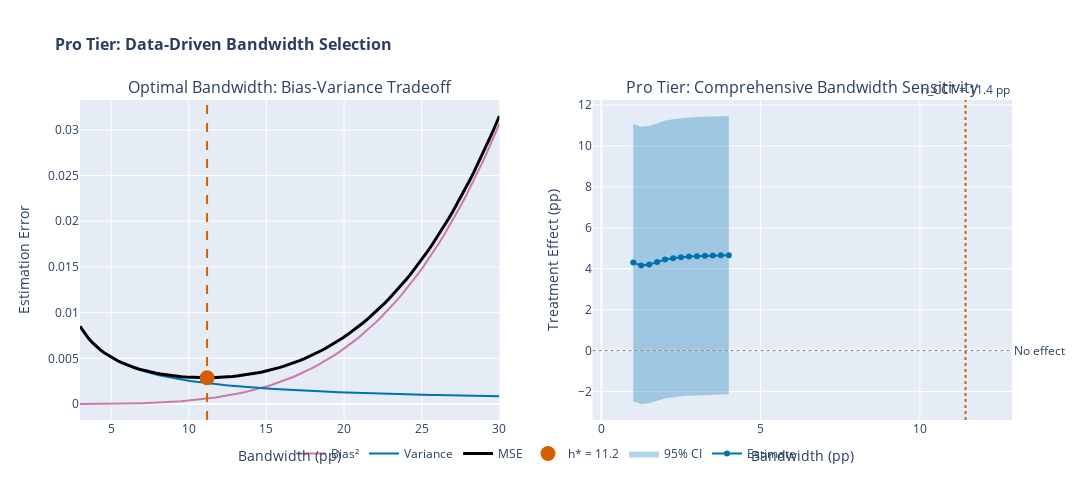

The cell this chart's notebook holds for it:
### Code cell
# =============================================================================
# Visualize Pro Tier Features
# =============================================================================

fig = make_subplots(rows=1, cols=2, subplot_titles=(
    'Optimal Bandwidth: Bias-Variance Tradeoff',
    'Pro Tier: Comprehensive Bandwidth Sensitivity'
))

# 1. Bandwidth selection: Bias-variance tradeoff
h_range = np.linspace(3, 30, 100)

# Simulate bias and variance curves
bias_sq = (h_range / bw_result.h_ik)**4 * 0.001  # Bias² grows with h^4
variance = (bw_result.h_ik / h_range)**1 * 0.002  # Variance shrinks with h
mse = bias_sq + variance

fig.add_trace(
    go.Scatter(x=h_range, y=bias_sq, mode='lines',
               line=dict(color=CUTOFF_COLOR, width=2),
               name='Bias²'),
    row=1, col=1
)
fig.add_trace(
    go.Scatter(x=h_range, y=variance, mode='lines',
               line=dict(color=CONTROL_COLOR, width=2),
               name='Variance'),
    row=1, col=1
)
fig.add_trace(
    go.Scatter(x=h_range, y=mse, mode='lines',
               line=dict(color='black', width=3),
               name='MSE'),
    row=1, col=1
)

# Mark optimal
opt_idx = np.argmin(mse)
fig.add_vline(x=h_range[opt_idx], line_color=TREATED_COLOR, line_width=2, line_dash='dash',
              row=1, col=1)
fig.add_trace(
    go.Scatter(x=[h_range[opt_idx]], y=[mse[opt_idx]], mode='markers',
               marker=dict(color=TREATED_COLOR, size=15),
               name=f'h* = {h_range[opt_idx]:.1f}'),
    row=1, col=1
)

# 2. Robustness check: Many bandwidths
many_bws = np.linspace(0.5, 4.0, 15)
estimates_bw = []
lower_cis = []
upper_cis = []

for bw in many_bws:
    res = local_linear_rdd(df, 'running_var', 'employment_outcome', cutoff, bw)
    estimates_bw.append(res['estimate'])
    lower_cis.append(res['ci'][0])
    upper_cis.append(res['ci'][1])

# Confidence band using fill
fig.add_trace(
    go.Scatter(x=np.concatenate([many_bws, many_bws[::-1]]),
               y=np.concatenate([upper_cis, lower_cis[::-1]]),
               fill='toself', fillcolor='rgba(0, 114, 178, 0.3)',
               line=dict(color='rgba(255,255,255,0)'),
               name='95% CI', showlegend=True),
    row=1, col=2
)

fig.add_trace(
    go.Scatter(x=many_bws, y=estimates_bw, mode='lines+markers',
               line=dict(color=COLORS[0], width=2),
               marker=dict(color=COLORS[0], size=6),
               name='Estimate'),
    row=1, col=2
)

fig.add_hline(y=0, line_color='gray', line_width=1, line_dash='dot',
              annotation_text='No effect', annotation_position='right',
              row=1, col=2)

# Mark optimal bandwidth
fig.add_vline(x=bw_result.h_cct, line_color=TREATED_COLOR, line_width=2, line_dash='dot',
              annotation_text=f'h_CCT = {bw_result.h_cct:.1f} pp', annotation_position='top',
              row=1, col=2)

# Update axes labels
fig.update_xaxes(title_text='Bandwidth (pp)', row=1, col=1)
fig.update_yaxes(title_text='Estimation Error', row=1, col=1)
fig.update_xaxes(title_text='Bandwidth (pp)', row=1, col=2)
fig.update_yaxes(title_text='Treatment Effect (pp)', row=1, col=2)

# Update layout
fig.update_layout(
    title=dict(text='Pro Tier: Data-Driven Bandwidth Selection',
               font=dict(size=16, weight='bold')),
    height=500, width=1100,
    showlegend=True,
    legend=dict(orientation='h', yanchor='bottom', y=-0.15, xanchor='center', x=0.5)
)

fig.show()

### Figure 1 — Plotly figure (JSON) as saved in the notebook; plotly's stock layout.template omitted (floating-point values rounded to 4 significant figures)
{"data": [{"line": {"color": "#CC79A7", "width": 2}, "mode": "lines", "name": "Bias²", "type": "scatter", "x": [3.0, 3.273, 3.545, 3.818, 4.091, 4.364, 4.636, 4.909, 5.182, 5.455, 5.727, 6.0, 6.273, 6.545, 6.818, 7.091, 7.364, 7.636, 7.909, 8.182, 8.455, 8.727, 9.0, 9.273, 9.545, 9.818, 10.09, 10.36, 10.64, 10.91, 11.18, 11.45, 11.73, 12.0, 12.27, 12.55, 12.82, 13.09, 13.36, 13.64, 13.91, 14.18, 14.45, 14.73, 15.0, 15.27, 15.55, 15.82, 16.09, 16.36, 16.64, 16.91, 17.18, 17.45, 17.73, 18.0, 18.27, 18.55, 18.82, 19.09, 19.36, 19.64, 19.91, 20.18, 20.45, 20.73, 21.0, 21.27, 21.55, 21.82, 22.09, 22.36, 22.64, 22.91, 23.18, 23.45, 23.73, 24.0, 24.27, 24.55, 24.82, 25.09, 25.36, 25.64, 25.91, 26.18, 26.45, 26.73, 27.0, 27.27, 27.55, 27.82, 28.09, 28.36, 28.64, 28.91, 29.18, 29.45, 29.73, 30.0], "xaxis": "x", "y": [3.067e-06, 4.343e-06, 5.982e-06, 8.047e-06, 1.06e-05, 1.373e-05, 1.749e-05, 2.199e-05, 2.73e-05, 3.351e-05, 4.074e-05, 4.907e-05, 5.861e-05, 6.949e-05, 8.182e-05, 9.572e-05, 0.0001113, 0.0001287, 0.0001481, 0.0001697, 0.0001934, 0.0002196, 0.0002484, 0.0002799, 0.0003143, 0.0003518, 0.0003926, 0.0004367, 0.0004846, 0.0005362, 0.0005919, 0.0006518, 0.0007161, 0.0007851, 0.0008589, 0.0009378, 0.001022, 0.001112, 0.001207, 0.001309, 0.001417, 0.001531, 0.001653, 0.001781, 0.001917, 0.00206, 0.002211, 0.00237, 0.002538, 0.002715, 0.0029, 0.003095, 0.0033, 0.003514, 0.003739, 0.003974, 0.004221, 0.004479, 0.004748, 0.005029, 0.005323, 0.005629, 0.005948, 0.006281, 0.006627, 0.006988, 0.007363, 0.007753, 0.008158, 0.008579, 0.009016, 0.00947, 0.009941, 0.01043, 0.01093, 0.01146, 0.012, 0.01256, 0.01314, 0.01374, 0.01436, 0.01501, 0.01567, 0.01635, 0.01706, 0.01779, 0.01854, 0.01932, 0.02012, 0.02095, 0.0218, 0.02267, 0.02357, 0.0245, 0.02546, 0.02644, 0.02746, 0.0285, 0.02957, 0.03067], "yaxis": "y"}, {"line": {"color": "#0072B2", "width": 2}, "mode": "lines", "name": "Variance", "type": "scatter", "x": [3.0, 3.273, 3.545, 3.818, 4.091, 4.364, 4.636, 4.909, 5.182, 5.455, 5.727, 6.0, 6.273, 6.545, 6.818, 7.091, 7.364, 7.636, 7.909, 8.182, 8.455, 8.727, 9.0, 9.273, 9.545, 9.818, 10.09, 10.36, 10.64, 10.91, 11.18, 11.45, 11.73, 12.0, 12.27, 12.55, 12.82, 13.09, 13.36, 13.64, 13.91, 14.18, 14.45, 14.73, 15.0, 15.27, 15.55, 15.82, 16.09, 16.36, 16.64, 16.91, 17.18, 17.45, 17.73, 18.0, 18.27, 18.55, 18.82, 19.09, 19.36, 19.64, 19.91, 20.18, 20.45, 20.73, 21.0, 21.27, 21.55, 21.82, 22.09, 22.36, 22.64, 22.91, 23.18, 23.45, 23.73, 24.0, 24.27, 24.55, 24.82, 25.09, 25.36, 25.64, 25.91, 26.18, 26.45, 26.73, 27.0, 27.27, 27.55, 27.82, 28.09, 28.36, 28.64, 28.91, 29.18, 29.45, 29.73, 30.0], "xaxis": "x", "y": [0.008499, 0.007791, 0.007191, 0.006678, 0.006233, 0.005843, 0.005499, 0.005194, 0.00492, 0.004674, 0.004452, 0.004249, 0.004065, 0.003895, 0.00374, 0.003596, 0.003463, 0.003339, 0.003224, 0.003116, 0.003016, 0.002921, 0.002833, 0.00275, 0.002671, 0.002597, 0.002527, 0.00246, 0.002397, 0.002337, 0.00228, 0.002226, 0.002174, 0.002125, 0.002078, 0.002032, 0.001989, 0.001948, 0.001908, 0.00187, 0.001833, 0.001798, 0.001764, 0.001731, 0.0017, 0.001669, 0.00164, 0.001612, 0.001585, 0.001558, 0.001533, 0.001508, 0.001484, 0.001461, 0.001438, 0.001416, 0.001395, 0.001375, 0.001355, 0.001336, 0.001317, 0.001298, 0.001281, 0.001263, 0.001247, 0.00123, 0.001214, 0.001199, 0.001183, 0.001169, 0.001154, 0.00114, 0.001126, 0.001113, 0.0011, 0.001087, 0.001075, 0.001062, 0.00105, 0.001039, 0.001027, 0.001016, 0.001005, 0.0009946, 0.0009841, 0.0009738, 0.0009638, 0.000954, 0.0009443, 0.0009349, 0.0009256, 0.0009165, 0.0009077, 0.0008989, 0.0008904, 0.000882, 0.0008737, 0.0008656, 0.0008577, 0.0008499], "yaxis": "y"}, {"line": {"color": "black", "width": 3}, "mode": "lines", "name": "MSE", "type": "scatter", "x": [3.0, 3.273, 3.545, 3.818, 4.091, 4.364, 4.636, 4.909, 5.182, 5.455, 5.727, 6.0, 6.273, 6.545, 6.818, 7.091, 7.364, 7.636, 7.909, 8.182, 8.455, 8.727, 9.0, 9.273, 9.545, 9.818, 10.09, 10.36, 10.64, 10.91, 11.18, 11.45, 11.73, 12.0, 12.27, 12.55, 12.82, 13.09, 13.36, 13.64, 13.91, 14.18, 14.45, 14.73, 15.0, 15.27, 15.55, 15.82, 16.09, 16.36, 16.64, 16.91, 17.18, 17.45, 17.73, 18.0, 18.27, 18.55, 18.82, 19.09, 19.36, 19.64, 19.91, 20.18, 20.45, 20.73, 21.0, 21.27, 21.55, 21.82, 22.09, 22.36, 22.64, 22.91, 23.18, 23.45, 23.73, 24.0, 24.27, 24.55, 24.82, 25.09, 25.36, 25.64, 25.91, 26.18, 26.45, 26.73, 27.0, 27.27, 27.55, 27.82, 28.09, 28.36, 28.64, 28.91, 29.18, 29.45, 29.73, 30.0], "xaxis": "x", "y": [0.008502, 0.007795, 0.007197, 0.006686, 0.006243, 0.005857, 0.005517, 0.005216, 0.004948, 0.004708, 0.004493, 0.004299, 0.004123, 0.003965, 0.003821, 0.003691, 0.003574, 0.003468, 0.003372, 0.003286, 0.003209, 0.003141, 0.003081, 0.00303, 0.002985, 0.002949, 0.002919, 0.002897, 0.002882, 0.002873, 0.002872, 0.002878, 0.00289, 0.00291, 0.002936, 0.00297, 0.003011, 0.00306, 0.003115, 0.003179, 0.00325, 0.003329, 0.003417, 0.003512, 0.003616, 0.003729, 0.003851, 0.003982, 0.004123, 0.004273, 0.004433, 0.004603, 0.004784, 0.004975, 0.005177, 0.005391, 0.005616, 0.005853, 0.006103, 0.006365, 0.006639, 0.006927, 0.007229, 0.007544, 0.007874, 0.008218, 0.008577, 0.008952, 0.009342, 0.009748, 0.01017, 0.01061, 0.01107, 0.01154, 0.01203, 0.01254, 0.01307, 0.01362, 0.01419, 0.01478, 0.01539, 0.01602, 0.01667, 0.01735, 0.01804, 0.01876, 0.01951, 0.02027, 0.02106, 0.02188, 0.02272, 0.02359, 0.02448, 0.0254, 0.02635, 0.02733, 0.02833, 0.02936, 0.03042, 0.03152], "yaxis": "y"}, {"marker": {"color": "#D55E00", "size": 15}, "mode": "markers", "name": "h* = 11.2", "type": "scatter", "x": [11.18], "xaxis": "x", "y": [0.002872], "yaxis": "y"}, {"fill": "toself", "fillcolor": "rgba(0, 114, 178, 0.3)", "line": {"color": "rgba(255,255,255,0)"}, "name": "95% CI", "showlegend": true, "type": "scatter", "x": [0.5, 0.75, 1.0, 1.25, 1.5, 1.75, 2.0, 2.25, 2.5, 2.75, 3.0, 3.25, 3.5, 3.75, 4.0, 4.0, 3.75, 3.5, 3.25, 3.0, 2.75, 2.5, 2.25, 2.0, 1.75, 1.5, 1.25, 1.0, 0.75, 0.5], "xaxis": "x2", "y": [NaN, NaN, 11.07, 10.93, 10.98, 11.1, 11.24, 11.3, 11.36, 11.39, 11.41, 11.43, 11.44, 11.45, 11.46, -2.136, -2.142, -2.151, -2.162, -2.18, -2.201, -2.228, -2.276, -2.334, -2.454, -2.572, -2.607, -2.471, NaN, NaN], "yaxis": "y2"}, {"line": {"color": "#0072B2", "width": 2}, "marker": {"color": "#0072B2", "size": 6}, "mode": "lines+markers", "name": "Estimate", "type": "scatter", "x": [0.5, 0.75, 1.0, 1.25, 1.5, 1.75, 2.0, 2.25, 2.5, 2.75, 3.0, 3.25, 3.5, 3.75, 4.0], "xaxis": "x2", "y": [null, null, 4.299, 4.163, 4.202, 4.325, 4.452, 4.514, 4.565, 4.593, 4.615, 4.634, 4.647, 4.656, 4.662], "yaxis": "y2"}], "layout": {"annotations": [{"font": {"size": 16}, "showarrow": false, "text": "Optimal Bandwidth: Bias-Variance Tradeoff", "x": 0.225, "xanchor": "center", "xref": "paper", "y": 1, "yanchor": "bottom", "yref": "paper"}, {"font": {"size": 16}, "showarrow": false, "text": "Pro Tier: Comprehensive Bandwidth Sensitivity", "x": 0.775, "xanchor": "center", "xref": "paper", "y": 1, "yanchor": "bottom", "yref": "paper"}, {"showarrow": false, "text": "No effect", "x": 1, "xanchor": "left", "xref": "x2 domain", "y": 0, "yanchor": "middle", "yref": "y2"}, {"showarrow": false, "text": "h_CCT = 11.4 pp", "x": 11.43, "xanchor": "center", "xref": "x2", "y": 1, "yanchor": "bottom", "yref": "y2 domain"}], "height": 500, "legend": {"orientation": "h", "x": 0.5, "xanchor": "center", "y": -0.15, "yanchor": "bottom"}, "shapes": [{"line": {"color": "#D55E00", "dash": "dash", "width": 2}, "type": "line", "x0": 11.18, "x1": 11.18, "xref": "x", "y0": 0, "y1": 1, "yref": "y domain"}, {"line": {"color": "gray", "dash": "dot", "width": 1}, "type": "line", "x0": 0, "x1": 1, "xref": "x2 domain", "y0": 0, "y1": 0, "yref": "y2"}, {"line": {"color": "#D55E00", "dash": "dot", "width": 2}, "type": "line", "x0": 11.43, "x1": 11.43, "xref": "x2", "y0": 0, "y1": 1, "yref": "y2 domain"}], "showlegend": true, "title": {"font": {"size": 16, "weight": "bold"}, "text": "Pro Tier: Data-Driven Bandwidth Selection"}, "width": 1100, "xaxis": {"anchor": "y", "domain": [0, 0.45], "title": {"text": "Bandwidth (pp)"}}, "xaxis2": {"anchor": "y2", "domain": [0.55, 1], "title": {"text": "Bandwidth (pp)"}}, "yaxis": {"anchor": "x", "domain": [0, 1], "title": {"text": "Estimation Error"}}, "yaxis2": {"anchor": "x2", "domain": [0, 1], "title": {"text": "Treatment Effect (pp)"}}}}
